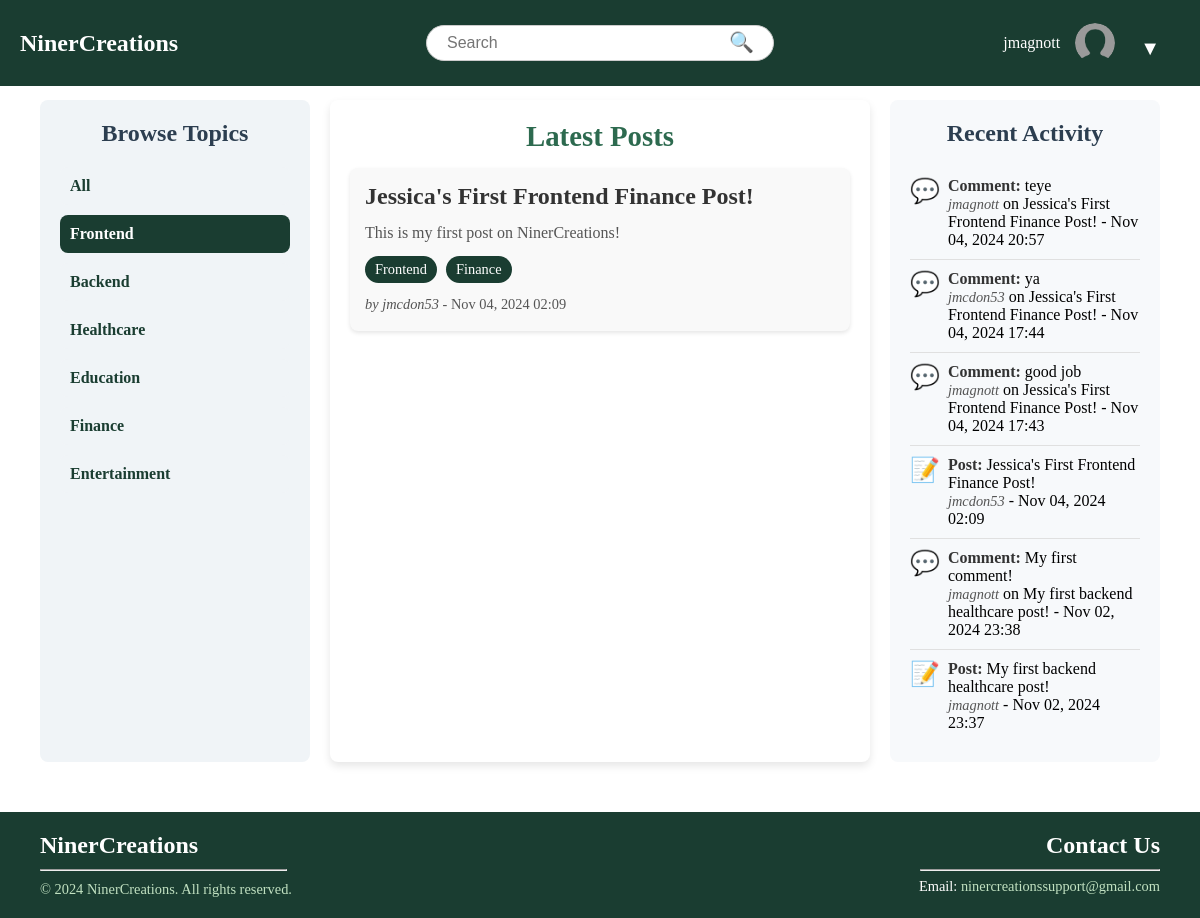
The page /?topic=1 (signed in) on the database its author committed.
### NinerCreations/models.py (models this page shows, shortened)
class Topic(models.Model):
    name = models.CharField(max_length=100, unique=True)

class Post(models.Model):
    author = models.ForeignKey(User, on_delete=models.CASCADE)
    title = models.CharField(max_length=255)
    content = models.TextField()
    created_at = models.DateTimeField(auto_now_add=True)
    topics = models.ManyToManyField(Topic, related_name="posts", blank=True)
    @property
    def activity_type(self):
        return "Post"

class Comment(models.Model):
    post = models.ForeignKey(Post, on_delete=models.CASCADE, related_name="comments")
    author = models.ForeignKey(User, on_delete=models.CASCADE, null=True, blank=True)
    content = models.TextField()
    created_at = models.DateTimeField(auto_now_add=True)
    @property
    def activity_type(self):
        return "Comment"

### NinerCreations/views.py (the view)
# urls.py: path('', views.home_view, name='home'),
def home_view(request):
    topic_id = request.GET.get('topic')
    if topic_id:
        try:
            topic_id = int(topic_id)
        except ValueError:
            return render(request, '400.html', status=400)
    posts = Post.objects.filter(topics__id=topic_id).order_by('-created_at') if topic_id else Post.objects.all().order_by('-created_at')
    recent_posts = Post.objects.all().order_by('-created_at')[:10]
    recent_comments = Comment.objects.all().order_by('-created_at')[:10]
    recent_activities = sorted(
        list(recent_posts) + list(recent_comments),
        key=lambda x: x.created_at,
        reverse=True
    )[:10]
    topics = Topic.objects.all()
    return render(request, 'base/home.html', {
        'posts': posts,
        'recent_activities': recent_activities,
        'topics': topics
    })

### NinerCreations/templates/base/home.html
{% extends "base/base.html" %}
{% block content %}
<div class="content-grid">
    <aside class="sidebar-left">
        <h2>Browse Topics</h2>
        <ul>
            <li>
                <a href="{% url 'home' %}" class="{% if not request.GET.topic %}active{% endif %}">All</a>
            </li>
            {% for topic in topics %}
                <li>
                    <a href="{% url 'home' %}?topic={{ topic.id }}" class="{% if request.GET.topic == topic.id|stringformat:"s" %}active{% endif %}">
                        {{ topic.name }}
                    </a>
                </li>
            {% endfor %}
        </ul>
    </aside>
    <main class="main-content">
        <h2>Latest Posts</h2>
        <div class="posts-list">
            {% for post in posts %}
                <a href="{% url 'post_detail' post.id %}" class="post-item-link">
                    <div class="post-item">
                        <h3>{{ post.title }}</h3>
                        <p>{{ post.content|truncatewords:20 }}</p>
                        <div class="post-tags">
                            {% for topic in post.topics.all %}
                                <span class="tag">{{ topic.name }}</span>
                            {% endfor %}
                        </div>
                        <p class="post-meta">
                            <em>by {{ post.author.username }}</em> - {{ post.created_at|date:"M d, Y H:i" }}
                        </p>
                    </div>
                </a>
            {% empty %}
                <p>No posts available.</p>
            {% endfor %}
        </div>
    </main>
    <aside class="sidebar-right">
        <h2>Recent Activity</h2>
        <ul class="recent-activity-list">
            {% for activity in recent_activities %}
                <li class="activity-item">
                    <div class="activity-icon">
                        {% if activity.activity_type == 'Post' %} 📝 {% elif activity.activity_type == 'Comment' %} 💬 {% endif %}
                    </div>
                    <div class="activity-details">
                        <strong>{{ activity.activity_type }}:</strong>
                        {% if activity.activity_type == "Post" %}
                            {{ activity.title }}
                        {% else %}
                            {{ activity.content|truncatewords:10 }}
                        {% endif %}
                        <br>
                        <em>{{ activity.author.username }}</em>
                        {% if activity.activity_type == "Comment" %} on {{ activity.post.title }} {% endif %} - {{ activity.created_at|date:"M d, Y H:i" }}
                    </div>
                </li>
            {% endfor %}
        </ul>
    </aside>
</div>
{% endblock %}

### NinerCreations/templates/base/base.html (shortened to what this page needs)
{% load static %}
<!DOCTYPE html>
<html lang="en">
<head>
    <link rel="stylesheet" type="text/css" href="{% static 'css/styles.css' %}">
</head>
<body>
    <div class="wrapper">
        <div class="header">
            <div class="logo">
                <a href="/">
                    <h1>NinerCreations</h1>
                </a>
            </div>
            <div class="search-bar">
                <form action="/search/" method="get">
                    <input type="text" name="q" placeholder="Search" value="">
                    <button type="submit">&#128269;</button>
                </form>
            </div>
            <div class="header-right">
                {% if user.is_authenticated %}
                    <span>{{ user.username }}</span>
                    <div class="profile-container">
                        <div class="profile-picture">
                            <img src="{% if user.profile.profile_picture and user.profile.profile_picture.url %}{{ user.profile.profile_picture.url }}{% else %}{% static 'images/profile-placeholder.png' %}{% endif %}"
                                 alt="Profile Picture"
                                 style="width: 40px; height: 40px; border-radius: 50%; object-fit: cover;">
                        </div>
                        <div class="dropdown">
                            <button class="dropdown-btn">▼</button>
                        </div>
                    </div>
                {% else %}
                    <a href="{% url 'login' %}" class="login-btn">Login</a>
                {% endif %}
            </div>
        </div>
        <div class="content">
            {% block content %}
            {% endblock %}
        </div>
        {% include 'base/footer.html' %}
    </div>
</body>
</html>

### static/css/styles.css (style rules this page uses)
* { padding: 0; margin: 0; box-sizing: border-box; }
html, body { height: 100%; margin: 0; }
.wrapper { display: flex; flex-direction: column; min-height: 100vh; }
.content { flex: 1; padding: 20px; margin-top: 60px; margin-bottom: 10px; }
.header { display: flex; align-items: center; justify-content: space-between; background-color: #1A3D31; padding: 10px 20px; color: white; position: fixed; top: 0; width: 100%; z-index: 10; }
.logo { flex: 1; text-align: left; }
.logo a { text-decoration: none; }
.logo h1 { font-size: 24px; color: #FFFFFF; margin: 0; }
.search-bar { flex: 2; display: flex; justify-content: center; align-items: center; margin-top: 15px; }
.search-bar form { width: 100%; max-width: 60%; display: flex; align-items: center; position: relative; }
.search-bar input { width: 100%; padding: 8px 40px 8px 20px; border-radius: 20px; border: 1px solid #ccc; font-size: 16px; }
.search-bar button { position: absolute; right: 10px; background: none; border: none; font-size: 20px; cursor: pointer; color: #333; margin-top: -5px; }
.header-right { flex: 1; display: flex; align-items: center; gap: 15px; justify-content: flex-end; }
h2 { color: #2c3e50; margin-bottom: 20px; font-weight: bold; }
form { display: flex; flex-direction: column; }
form input { padding: 8px; border-radius: 4px; border: 1px solid #ccc; margin-bottom: 15px; font-size: 16px; }
form button { background-color: #2c3e50; color: white; font-weight: bold; padding: 10px; border: none; border-radius: 4px; cursor: pointer; transition: background-color 0.3s ease; }
a { color: #2c3e50; }
.profile-container { display: flex; align-items: center; position: relative; }
.profile-picture { width: 40px; height: 40px; border-radius: 50%; overflow: hidden; }
.profile-picture img { width: 100%; height: 100%; object-fit: cover; }
.dropdown { position: relative; display: inline-block; }
.dropdown-btn { background: none; border: none; color: white; font-size: 20px; cursor: pointer; margin-left: 5px; }
.content-grid { display: grid; grid-template-columns: 1fr 2fr 1fr; gap: 20px; padding: 20px; }
.sidebar-left { background-color: #f0f4f7; padding: 20px; border-radius: 8px; height: auto; }
.main-content { background-color: #ffffff; padding: 20px; border-radius: 8px; box-shadow: 0px 4px 8px rgba(0, 0, 0, 0.1); }
.main-content h2 { font-size: 1.8rem; color: #2d6a4f; margin-bottom: 15px; text-align: center; }
.sidebar-right { background-color: #f7f9fb; padding: 20px; border-radius: 8px; }
.sidebar-right h2, .sidebar-left h2 { text-align: center; }
.recent-activity-list { list-style-type: none; padding: 0; margin: 0; }
.activity-item { display: flex; align-items: flex-start; padding: 10px 0; border-bottom: 1px solid #e0e0e0; }
.activity-item:last-child { border-bottom: none; }
.activity-icon { font-size: 1.5rem; margin-right: 8px; color: #2d6a4f; display: flex; align-items: center; }
.activity-details { flex: 1; }
.activity-details strong { color: #333; }
.activity-details em { color: #555; font-size: 0.9rem; }
.posts-list { display: flex; flex-direction: column; gap: 20px; }
.post-item { padding: 15px; background-color: #f9f9f9; border-radius: 8px; box-shadow: 0px 2px 4px rgba(0, 0, 0, 0.1); transition: background-color 0.3s, box-shadow 0.3s; }
.post-item h3 { font-size: 1.5rem; color: #333; margin-bottom: 10px; }
.post-item p { color: #555; line-height: 1.6; }
.post-meta { color: #888; font-size: 0.9rem; margin-top: 10px; }
.post-item-link { text-decoration: none; color: inherit; display: block; }
.sidebar-left ul { list-style-type: none; padding: 0; margin: 0; }
.sidebar-left ul li { margin-bottom: 10px; }
.sidebar-left ul li a { display: block; padding: 10px; text-decoration: none; color: #1A3D31; font-weight: bold; border-radius: 8px; transition: background-color 0.3s, color 0.3s; background-color: #f0f4f7; }
.sidebar-left ul li a.active { background-color: #1A3D31; color: #FFFFFF; }
.post-tags { margin-top: 10px; }
.post-tags .tag { display: inline-block; background-color: #1A3D31; color: #FFFFFF; padding: 5px 10px; font-size: 0.9rem; border-radius: 15px; margin-right: 5px; }
form { width: 100%; }
button { background-color: #1A3D31; color: #fff; border: none; border-radius: 5px; padding: 10px 20px; font-size: 16px; cursor: pointer; margin-top: 10px; }
img { display: block; margin-bottom: 15px; border-radius: 50%; width: 150px; height: 150px; object-fit: cover; }

### rows shown on the page
Topic: name "Frontend"
Topic: name "Backend"
Topic: name "Healthcare"
Topic: name "Education"
Topic: name "Finance"
Topic: name "Entertainment"
Post: title "Jessica's First Frontend Finance Post!", content "This is my first post on NinerCreations!", author.username "jmcdon53", created_at "Nov 04, 2024 02:09", activity_type "Post"
Comment: activity_type "Comment", content "teye", author.username "jmagnott", post "Jessica's First Frontend Finance Post!", created_at "Nov 04, 2024 20:57"
Comment: activity_type "Comment", content "ya", author.username "jmcdon53", post "Jessica's First Frontend Finance Post!", created_at "Nov 04, 2024 17:44"
Comment: activity_type "Comment", content "good job", author.username "jmagnott", post "Jessica's First Frontend Finance Post!", created_at "Nov 04, 2024 17:43"
Comment: activity_type "Comment", content "My first comment!", author.username "jmagnott", post "My first backend healthcare post!", created_at "Nov 02, 2024 23:38"
Post: activity_type "Post", title "My first backend healthcare post!", author.username "jmagnott", created_at "Nov 02, 2024 23:37"

### other values the page prints
{{ user.username }} "jmagnott"
